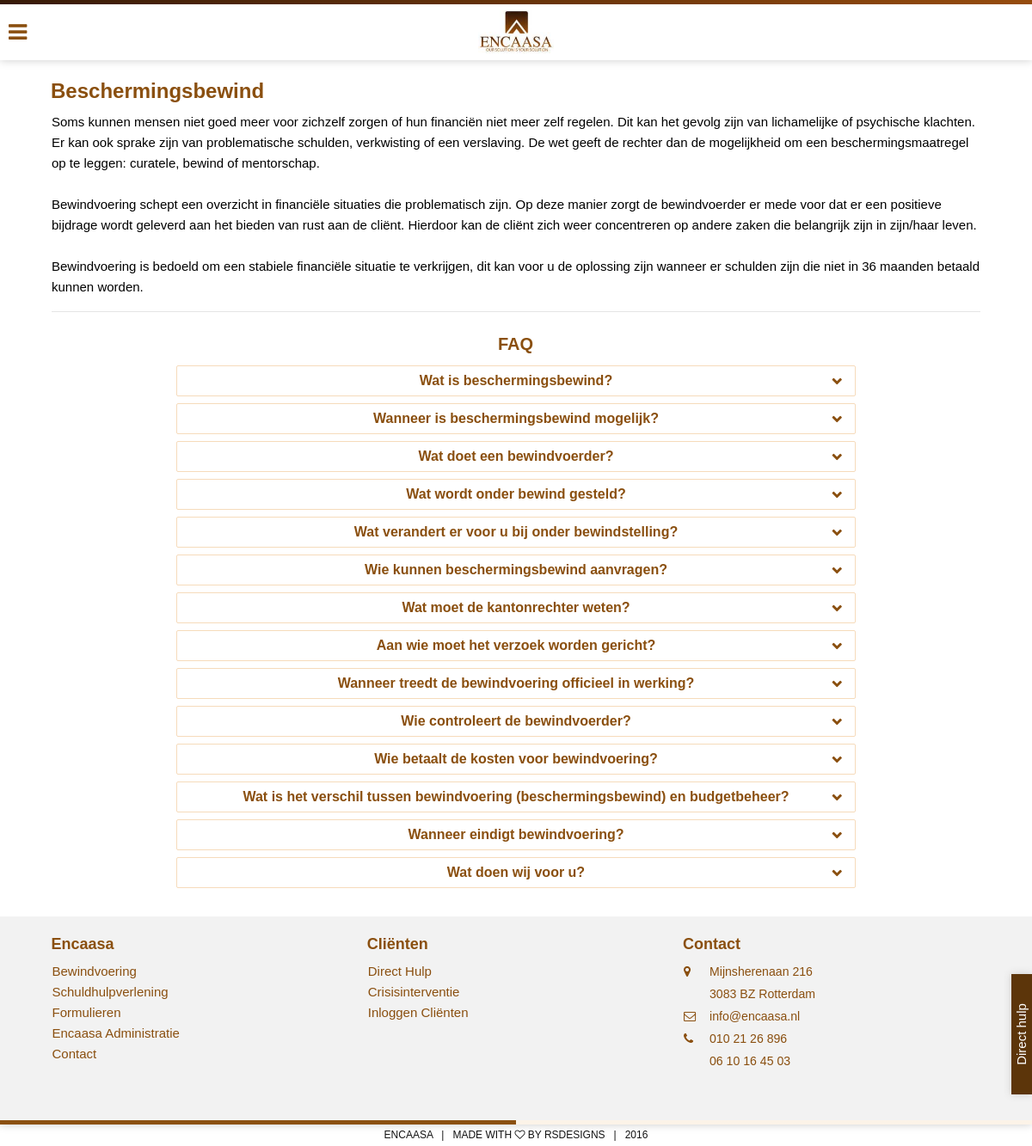
The page /bewindvoering.php on the database its author committed.
### tables this page shows
CREATE TABLE IF NOT EXISTS `faq` (
  `id` int(11) NOT NULL AUTO_INCREMENT,
  `vraag` text NOT NULL,
  `antwoord` text NOT NULL,
  PRIMARY KEY (`id`)
);

### controllers/faq.php (the view)
<?php
	include('dbconnect.php');
	$sql = "SELECT vraag, antwoord FROM faq";
	$result = $conn->query($sql);
	if ($result->num_rows > 0) {
		while ($row = $result->fetch_assoc()) {
			echo "	<h5>".$row['vraag']. "</h5>
		  		<div>
		    		<p>"
		    			.$row['antwoord'].
		    		"</p>
		  		</div>";
		}
		echo '</div>';
	}
	else {
		echo "0 results";
	}
?>

### includes/header.php (shortened to what this page needs)
<!doctype html>
<html>
<head>
    <link rel="stylesheet" href="css/kube.css">
    <link rel="stylesheet" href="css/main.css">
    <link rel="stylesheet" href="css/main.less">
    <link rel="stylesheet" href="css/font-awesome.css">
    <link rel="stylesheet" href="css/slicknav.css" />
</head>
<body>
<div class="header">
    <div class="decorative_line"></div>
    <div class="nav">
    	<div class="nav_wrapper">
            <a href="index"><img src="images/encaasa1.jpg"></a>
        </div>
    </div>
    <i class="fa fa-bars menu_btn" aria-hidden="true"></i>
</div>

### bewindvoering.php (shortened to what this page needs)
<?php
	include("includes/header.php");
?>
	<div class="content">
		<div class="bw">
			<div class="bw_wrapper">
				<h2>Beschermingsbewind</h2>
				<p>
					Soms kunnen mensen niet goed meer voor zichzelf zorgen of hun financiën niet meer zelf regelen. Dit kan het gevolg zijn van lichamelijke of psychische klachten. Er kan ook sprake zijn van problematische schulden, verkwisting of een verslaving. De wet geeft de rechter dan de mogelijkheid om een beschermingsmaatregel op te leggen: curatele, bewind of mentorschap.<br>
					<br>
					Bewindvoering schept een overzicht in financiële situaties die problematisch zijn. Op deze manier zorgt de bewindvoerder er mede voor dat er een positieve bijdrage wordt geleverd aan het bieden van rust aan de cliënt. Hierdoor kan de cliënt zich weer concentreren op andere zaken die belangrijk zijn in zijn/haar leven.
					<br>
					<br>
					Bewindvoering is bedoeld om een stabiele financiële situatie te verkrijgen, dit kan voor u de oplossing zijn wanneer er schulden zijn die niet in 36 maanden betaald kunnen worden.
				</p>
				<hr>
				<h3><center>FAQ</center></h3>
				<div id="accordion" class="bw_box">
					<?php include("controllers/faq.php");?>
				</div>
			</div>
		</div>
		<?php include("includes/direct_help.php");?>
<?php include("includes/footer.php");?>

### includes/direct_help.php
<div class="direct_help">
	Direct hulp
</div>

### includes/footer.php (shortened to what this page needs)
	<div class="footer">
		<div class="footer-wrapper">
			<blocks cols="3">
				<div class="footer_item">
					<h4>Encaasa</h4>
					<ul>
						<li><a href="bewindvoering">Bewindvoering</a></li>
						<li><a href="schuldhulpverlening">Schuldhulpverlening</a></li>
						<li><a href="formulieren">Formulieren</a></li>
						<li><a href="#">Encaasa Administratie</a></li>
						<li><a href="contact">Contact</a></li>
					</ul>
				</div>
				<div class="footer_item">
					<h4>Cliënten</h4>
					<ul>
						<li><span class="dh_help_footer">Direct Hulp</span></li>
						<li><span class="ci_footer">Crisisinterventie</span></li>
						<li><a href="https://mijn.onview.nl/HTML/Login.aspx">Inloggen Cliënten</a></li>
					</ul>
				</div>
				<div class="footer_item">
				<h4>Contact</h4>
					<table>
						<tr>
							<td><i class="fa fa-map-marker" aria-hidden="true"></i></td>
							<td>Mijnsherenaan 216</td>
						</tr>
						<tr>
							<td></td>
							<td>3083 BZ Rotterdam</td>
						</tr>
						<tr>
							<td><i class="fa fa-envelope-o" aria-hidden="true"></i></td>
							<td><a href="mailto: info@encaasa.nl?subject=Vraag / Opmerking">info@encaasa.nl</a></td>
						</tr>
						<tr>
							<td><i class="fa fa-phone" aria-hidden="true"></i></td>
							<td><a href="tel: 010 21 26 896">010 21 26 896</a></td>
						</tr>
						<tr>
							<td></td>
							<td><a href="tel: 06 10 16 45 03">06 10 16 45 03</a></td>
						</tr>
					</table>
				</div>
			</blocks>
		</div>
		<div class="decorative_line"></div>
		<div class="rrj">
			Encaasa &nbsp;&nbsp;|&nbsp;&nbsp; Made with <i class="fa fa-heart-o" aria-hidden="true"></i> by RSDesigns &nbsp;&nbsp;| &nbsp;&nbsp;2016
		</div>
		</div>
</body>
</html>

### css/kube.css (style rules this page uses)
html { box-sizing: border-box; }
*, *:before, *:after { box-sizing: inherit; }
img { box-sizing: content-box; }
* { margin: 0; padding: 0; border: 0; outline: 0; font-size: 100%; vertical-align: baseline; background: transparent; }
table { border-collapse: collapse; border-spacing: 0; }
caption, th, td { text-align: left; vertical-align: top; }
a img, th img, td img { vertical-align: top; }
hr { display: block; box-sizing: content-box; height: 1px; border: 0; border-top: 1px solid rgba(0, 0, 0, 0.1); }
img, video, audio, embed, object { max-width: 100%; }
img, video, embed, object { height: auto; }
img { vertical-align: middle; -ms-interpolation-mode: bicubic; }
html { font-size: 62.5%; }
body { font-family: 'Helvetica Neue', Helvetica, Arial, sans-serif; font-size: 1.5em; line-height: 24px; background: #ffffff; color: #202020; }
a { color: #256bc9; }
.title, h1, h2, h3, h4, h5, h6 { font-weight: bold; color: #000000; text-rendering: optimizeLegibility; }
h2, h3, h4, h5, h6 { margin-bottom: 8px; }
.title, h1, h2, h3, h4 { margin-left: -1px; }
h2 { font-size: 2.4rem; line-height: 32px; }
h3 { font-size: 2rem; line-height: 24px; }
h4 { font-size: 1.8rem; line-height: 24px; }
h5 { font-size: 1.6rem; line-height: 24px; }
p + h1, ul + h1, ol + h1, dl + h1, blockquote + h1, hr + h1, pre + h1, table + h1, form + h1, figure + h1, address + h1, p + h2, ul + h2, ol + h2, dl + h2, blockquote + h2, hr + h2, pre + h2, table + h2, form + h2, figure + h2, address + h2, p + h3, ul + h3, ol + h3, dl + h3, blockquote + h3, hr + h3, pre + h3, table + h3, form + h3, figure + h3, address + h3, p + h4, ul + h4, ol + h4, dl + h4, blockquote + h4, hr + h4, pre + h4, table + h4, form + h4, figure + h4, address + h4, p + h5, ul + h5, ol + h5, dl + h5, blockquote + h5, hr + h5, pre + h5, table + h5, form + h5, figure + h5, address + h5, p + h6, ul + h6, ol + h6, dl + h6, blockquote + h6, hr + h6, pre + h6, table + h6, form + h6, figure + h6, address + h6 { margin-top: 24px; }
ul, ol, ul ul, ol ol, ul ol, ol ul { margin: 0 0 0 24px; }
p, ul, ol, dl, blockquote, hr, pre, table, fieldset, figure, address, output { margin-bottom: 16px; }
em, i { font-style: italic; }
blocks { display: -webkit-box; display: -moz-box; display: -ms-flexbox; display: -webkit-flex; display: flex; -webkit-flex-wrap: wrap; -ms-flex-wrap: wrap; flex-wrap: wrap; margin-left: -2.12765957%; }
blocks > div { margin-left: 2.12765957%; margin-bottom: 24px; }
blocks[cols="3"] > div { width: 31.17234043%; }
table { max-width: 100%; width: 100%; empty-cells: show; }
table th, table td { font-size: 94%; border-bottom: 1px solid rgba(0, 0, 0, 0.04); padding: 16px; padding-bottom: 15px; }
table th:first-child, table td:first-child { padding-left: 0; }
table th:last-child, table td:last-child { padding-right: 0; }

### rows shown on the page
faq: vraag "Wat is beschermingsbewind?"
faq: vraag "Wanneer is beschermingsbewind mogelijk?"
faq: vraag "Wat doet een bewindvoerder?"
faq: vraag "Wat wordt onder bewind gesteld?"
faq: vraag "Wat verandert er voor u bij onder bewindstelling?"
faq: vraag "Wie kunnen beschermingsbewind aanvragen?"
faq: vraag "Wat moet de kantonrechter weten?"
faq: vraag "Aan wie moet het verzoek worden gericht?"
faq: vraag "Wanneer treedt de bewindvoering officieel in werking?"
faq: vraag "Wie controleert de bewindvoerder?"
faq: vraag "Wie betaalt de kosten voor bewindvoering?"
faq: vraag "Wat is het verschil tussen bewindvoering (beschermingsbewind) en budgetbeheer?"
faq: vraag "Wanneer eindigt bewindvoering?"
faq: vraag "Wat doen wij voor u?"
